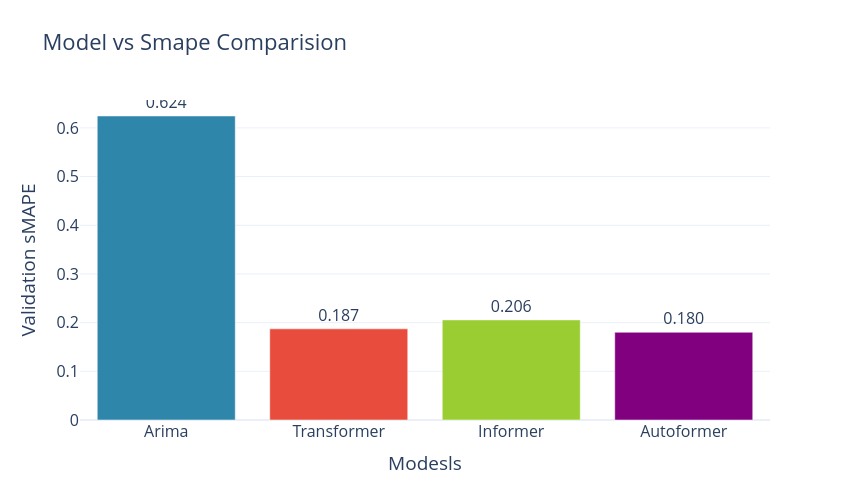

The cell this chart's notebook holds for it:
### Code cell
import plotly.graph_objects as go

models = ["Arima","Transformer","Informer","Autoformer"]
smape = final_table["val_smape"]

fig = go.Figure()

fig.add_trace(
    go.Bar(
        x=models,
        y=smape,
        text=[f"{v:.3f}" for v in smape],
        textposition="outside",
        marker=dict(
            color=["#2E86AB", "#E74C3C","#9ACD32","#800080"]
        )
    )
)

fig.update_layout(
    title="Model vs Smape Comparision",
    xaxis_title="Modesls",
    yaxis_title="Validation sMAPE",
    template="plotly_white",
    font=dict(size=16),
    width=850,
    height=500
)

# fig.add_annotation(
#     x=1,
#     y=smape[1],
#     text="Loss of cross-currency information",
#     showarrow=True,
#     arrowhead=2
# )

fig.show()

### Figure 1 — Plotly figure (JSON) as saved in the notebook; plotly's stock layout.template omitted (floating-point values rounded to 4 significant figures)
{"data": [{"marker": {"color": ["#2E86AB", "#E74C3C", "#9ACD32", "#800080"]}, "text": ["0.624", "0.187", "0.206", "0.180"], "textposition": "outside", "type": "bar", "x": ["Arima", "Transformer", "Informer", "Autoformer"], "y": [0.6245, 0.1873, 0.2056, 0.1802]}], "layout": {"font": {"size": 16}, "height": 500, "title": {"text": "Model vs Smape Comparision"}, "width": 850, "xaxis": {"title": {"text": "Modesls"}}, "yaxis": {"title": {"text": "Validation sMAPE"}}}}
